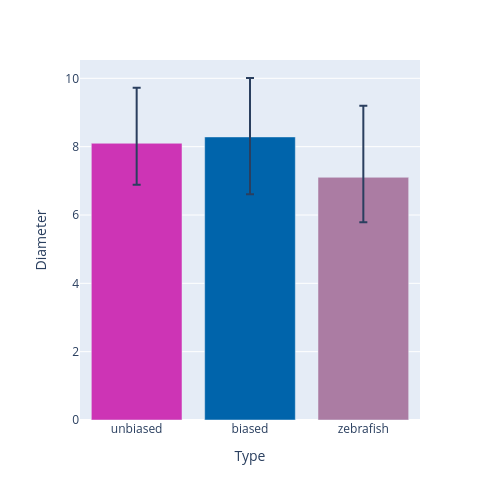
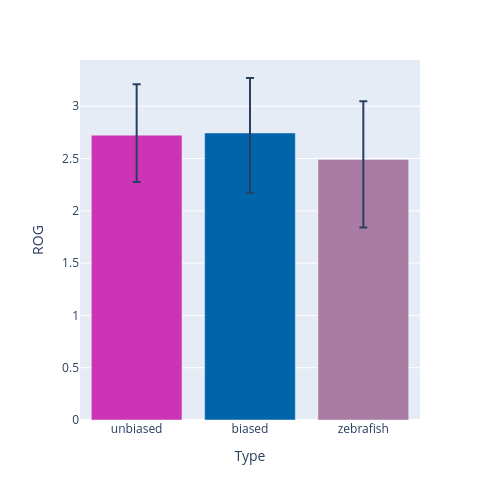
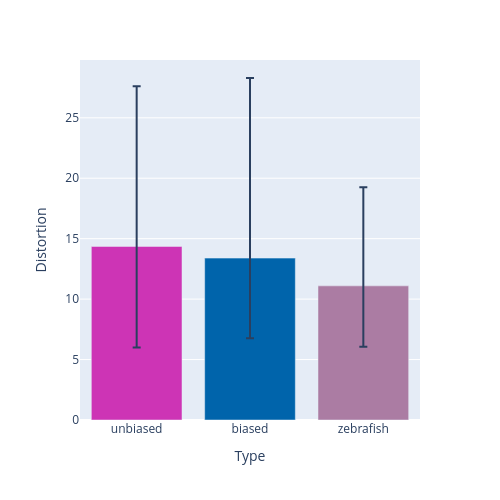
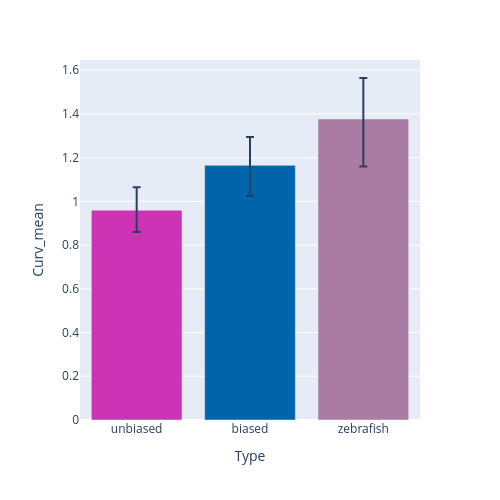

Notebook code for these charts, in order:
### Code cell
for col in ["Diameter", "ROG", "Distortion", "Curv_mean"]:
    robust_barplot(Df_baseline, col)

### Figure 1 — Plotly figure (JSON) as saved in the notebook; plotly's stock layout.template omitted (floating-point values rounded to 4 significant figures)
{"data": [{"alignmentgroup": "True", "error_y": {"array": [1.629], "arrayminus": [1.21]}, "hovertemplate": "Type=%{x}<br>Diameter=%{y}<extra></extra>", "legendgroup": "unbiased", "marker": {"color": "#cd34b5", "pattern": {"shape": ""}}, "name": "unbiased", "offsetgroup": "unbiased", "orientation": "v", "showlegend": true, "textposition": "auto", "type": "bar", "x": ["unbiased"], "xaxis": "x", "y": [8.099], "yaxis": "y"}, {"alignmentgroup": "True", "error_y": {"array": [1.725], "arrayminus": [1.679]}, "hovertemplate": "Type=%{x}<br>Diameter=%{y}<extra></extra>", "legendgroup": "biased", "marker": {"color": "#0064ab", "pattern": {"shape": ""}}, "name": "biased", "offsetgroup": "biased", "orientation": "v", "showlegend": true, "textposition": "auto", "type": "bar", "x": ["biased"], "xaxis": "x", "y": [8.285], "yaxis": "y"}, {"alignmentgroup": "True", "error_y": {"array": [2.097], "arrayminus": [1.317]}, "hovertemplate": "Type=%{x}<br>Diameter=%{y}<extra></extra>", "legendgroup": "zebrafish", "marker": {"color": "#ab7ca3", "pattern": {"shape": ""}}, "name": "zebrafish", "offsetgroup": "zebrafish", "orientation": "v", "showlegend": true, "textposition": "auto", "type": "bar", "x": ["zebrafish"], "xaxis": "x", "y": [7.103], "yaxis": "y"}], "layout": {"barmode": "relative", "height": 500, "legend": {"title": {"text": "Type"}, "tracegroupgap": 0}, "margin": {"t": 60}, "showlegend": false, "width": 500, "xaxis": {"anchor": "y", "autorange": true, "categoryarray": ["unbiased", "biased", "zebrafish"], "categoryorder": "array", "domain": [0, 1], "range": [-0.5, 2.5], "title": {"text": "Type"}, "type": "category"}, "yaxis": {"anchor": "x", "autorange": true, "domain": [0, 1], "range": [0, 10.54], "title": {"text": "Diameter"}, "type": "linear"}}}

### Figure 2 — Plotly figure (JSON) as saved in the notebook; plotly's stock layout.template omitted (floating-point values rounded to 4 significant figures)
{"data": [{"alignmentgroup": "True", "error_y": {"array": [0.4876], "arrayminus": [0.4489]}, "hovertemplate": "Type=%{x}<br>ROG=%{y}<extra></extra>", "legendgroup": "unbiased", "marker": {"color": "#cd34b5", "pattern": {"shape": ""}}, "name": "unbiased", "offsetgroup": "unbiased", "orientation": "v", "showlegend": true, "textposition": "auto", "type": "bar", "x": ["unbiased"], "xaxis": "x", "y": [2.724], "yaxis": "y"}, {"alignmentgroup": "True", "error_y": {"array": [0.5255], "arrayminus": [0.5711]}, "hovertemplate": "Type=%{x}<br>ROG=%{y}<extra></extra>", "legendgroup": "biased", "marker": {"color": "#0064ab", "pattern": {"shape": ""}}, "name": "biased", "offsetgroup": "biased", "orientation": "v", "showlegend": true, "textposition": "auto", "type": "bar", "x": ["biased"], "xaxis": "x", "y": [2.744], "yaxis": "y"}, {"alignmentgroup": "True", "error_y": {"array": [0.5561], "arrayminus": [0.6514]}, "hovertemplate": "Type=%{x}<br>ROG=%{y}<extra></extra>", "legendgroup": "zebrafish", "marker": {"color": "#ab7ca3", "pattern": {"shape": ""}}, "name": "zebrafish", "offsetgroup": "zebrafish", "orientation": "v", "showlegend": true, "textposition": "auto", "type": "bar", "x": ["zebrafish"], "xaxis": "x", "y": [2.491], "yaxis": "y"}], "layout": {"barmode": "relative", "height": 500, "legend": {"title": {"text": "Type"}, "tracegroupgap": 0}, "margin": {"t": 60}, "showlegend": false, "width": 500, "xaxis": {"anchor": "y", "autorange": true, "categoryarray": ["unbiased", "biased", "zebrafish"], "categoryorder": "array", "domain": [0, 1], "range": [-0.5, 2.5], "title": {"text": "Type"}, "type": "category"}, "yaxis": {"anchor": "x", "autorange": true, "domain": [0, 1], "range": [0, 3.442], "title": {"text": "ROG"}, "type": "linear"}}}

### Figure 3 — Plotly figure (JSON) as saved in the notebook; plotly's stock layout.template omitted (floating-point values rounded to 4 significant figures)
{"data": [{"alignmentgroup": "True", "error_y": {"array": [13.26], "arrayminus": [8.366]}, "hovertemplate": "Type=%{x}<br>Distortion=%{y}<extra></extra>", "legendgroup": "unbiased", "marker": {"color": "#cd34b5", "pattern": {"shape": ""}}, "name": "unbiased", "offsetgroup": "unbiased", "orientation": "v", "showlegend": true, "textposition": "auto", "type": "bar", "x": ["unbiased"], "xaxis": "x", "y": [14.36], "yaxis": "y"}, {"alignmentgroup": "True", "error_y": {"array": [14.9], "arrayminus": [6.619]}, "hovertemplate": "Type=%{x}<br>Distortion=%{y}<extra></extra>", "legendgroup": "biased", "marker": {"color": "#0064ab", "pattern": {"shape": ""}}, "name": "biased", "offsetgroup": "biased", "orientation": "v", "showlegend": true, "textposition": "auto", "type": "bar", "x": ["biased"], "xaxis": "x", "y": [13.39], "yaxis": "y"}, {"alignmentgroup": "True", "error_y": {"array": [8.151], "arrayminus": [5.045]}, "hovertemplate": "Type=%{x}<br>Distortion=%{y}<extra></extra>", "legendgroup": "zebrafish", "marker": {"color": "#ab7ca3", "pattern": {"shape": ""}}, "name": "zebrafish", "offsetgroup": "zebrafish", "orientation": "v", "showlegend": true, "textposition": "auto", "type": "bar", "x": ["zebrafish"], "xaxis": "x", "y": [11.1], "yaxis": "y"}], "layout": {"barmode": "relative", "height": 500, "legend": {"title": {"text": "Type"}, "tracegroupgap": 0}, "margin": {"t": 60}, "showlegend": false, "width": 500, "xaxis": {"anchor": "y", "autorange": true, "categoryarray": ["unbiased", "biased", "zebrafish"], "categoryorder": "array", "domain": [0, 1], "range": [-0.5, 2.5], "title": {"text": "Type"}, "type": "category"}, "yaxis": {"anchor": "x", "autorange": true, "domain": [0, 1], "range": [0, 29.78], "title": {"text": "Distortion"}, "type": "linear"}}}

### Figure 4 — Plotly figure (JSON) as saved in the notebook; plotly's stock layout.template omitted (floating-point values rounded to 4 significant figures)
{"data": [{"alignmentgroup": "True", "error_y": {"array": [0.1052], "arrayminus": [0.09955]}, "hovertemplate": "Type=%{x}<br>Curv_mean=%{y}<extra></extra>", "legendgroup": "unbiased", "marker": {"color": "#cd34b5", "pattern": {"shape": ""}}, "name": "unbiased", "offsetgroup": "unbiased", "orientation": "v", "showlegend": true, "textposition": "auto", "type": "bar", "x": ["unbiased"], "xaxis": "x", "y": [0.9594], "yaxis": "y"}, {"alignmentgroup": "True", "error_y": {"array": [0.1297], "arrayminus": [0.1401]}, "hovertemplate": "Type=%{x}<br>Curv_mean=%{y}<extra></extra>", "legendgroup": "biased", "marker": {"color": "#0064ab", "pattern": {"shape": ""}}, "name": "biased", "offsetgroup": "biased", "orientation": "v", "showlegend": true, "textposition": "auto", "type": "bar", "x": ["biased"], "xaxis": "x", "y": [1.165], "yaxis": "y"}, {"alignmentgroup": "True", "error_y": {"array": [0.1874], "arrayminus": [0.2176]}, "hovertemplate": "Type=%{x}<br>Curv_mean=%{y}<extra></extra>", "legendgroup": "zebrafish", "marker": {"color": "#ab7ca3", "pattern": {"shape": ""}}, "name": "zebrafish", "offsetgroup": "zebrafish", "orientation": "v", "showlegend": true, "textposition": "auto", "type": "bar", "x": ["zebrafish"], "xaxis": "x", "y": [1.377], "yaxis": "y"}], "layout": {"barmode": "relative", "height": 500, "legend": {"title": {"text": "Type"}, "tracegroupgap": 0}, "margin": {"t": 60}, "showlegend": false, "width": 500, "xaxis": {"anchor": "y", "autorange": true, "categoryarray": ["unbiased", "biased", "zebrafish"], "categoryorder": "array", "domain": [0, 1], "range": [-0.5, 2.5], "title": {"text": "Type"}, "type": "category"}, "yaxis": {"anchor": "x", "autorange": true, "domain": [0, 1], "range": [0, 1.646], "title": {"text": "Curv_mean"}, "type": "linear"}}}
